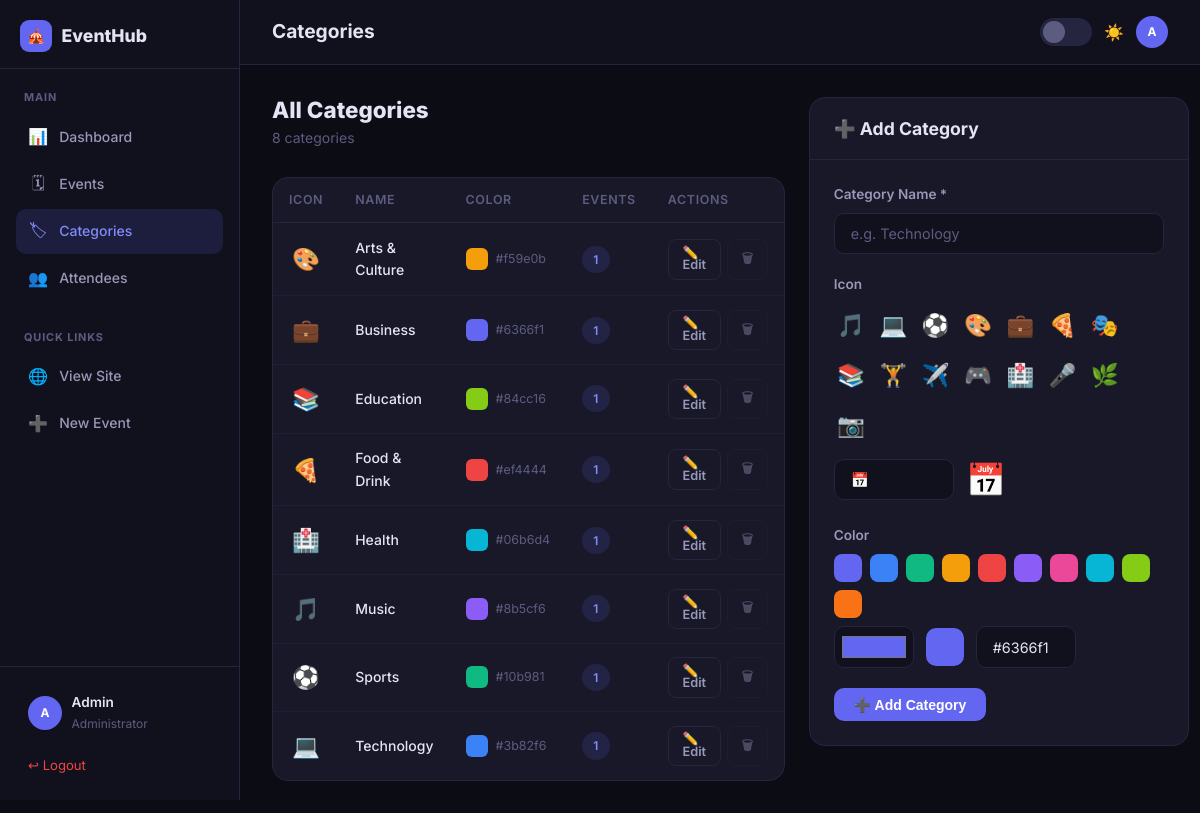
The app's page /admin/categories.php (signed in) with its own data.
### tables this page shows
CREATE TABLE IF NOT EXISTS `categories` (
  `id`         INT          NOT NULL AUTO_INCREMENT,
  `name`       VARCHAR(100) NOT NULL,
  `color`      VARCHAR(7)   NOT NULL DEFAULT '#6366f1',
  `icon`       VARCHAR(10)  NOT NULL DEFAULT '📅',
  `created_at` TIMESTAMP    NOT NULL DEFAULT CURRENT_TIMESTAMP,
  PRIMARY KEY (`id`)
);

### admin/categories.php (the view, shortened to what this page needs)
<?php
require_once __DIR__ . '/../includes/db.php';
$editCat = null;
$cats = $pdo->query("
    SELECT c.*, COUNT(e.id) AS event_count
    FROM categories c
    LEFT JOIN events e ON e.category_id = c.id
    GROUP BY c.id
    ORDER BY c.name
")->fetchAll();
$presetColors = ['#6366f1','#3b82f6','#10b981','#f59e0b','#ef4444','#8b5cf6','#ec4899','#06b6d4','#84cc16','#f97316'];
$presetIcons  = ['🎵','💻','⚽','🎨','💼','🍕','🎭','📚','🏋','✈️','🎮','🏥','🎤','🌿','📷'];
include __DIR__ . '/../includes/admin_header.php';
?>
<div style="display:grid;grid-template-columns:1fr 380px;gap:1.5rem;align-items:start;" class="cat-grid">
  <div>
    <div class="page-header">
      <div>
        <h2 class="page-title">All Categories</h2>
        <p class="page-subtitle"><?= count($cats) ?> categories</p>
      </div>
    </div>
    <?php if (empty($cats)): ?>
      <div class="empty-state card" style="padding:3rem;">
        <div class="empty-icon">🏷</div>
        <h3>No categories yet</h3>
        <p>Add your first category using the form.</p>
      </div>
    <?php else: ?>
      <div class="card">
        <div class="table-wrap">
          <table>
            <thead>
              <tr><th>Icon</th><th>Name</th><th>Color</th><th>Events</th><th>Actions</th></tr>
            </thead>
            <tbody>
              <?php foreach ($cats as $c): ?>
                <tr>
                  <td style="font-size:1.4rem;text-align:center;"><?= $c['icon'] ?></td>
                  <td class="td-primary"><?= htmlspecialchars($c['name']) ?></td>
                  <td>
                    <div style="display:flex;align-items:center;gap:.5rem;">
                      <div style="width:22px;height:22px;border-radius:6px;background:<?= htmlspecialchars($c['color']) ?>;"></div>
                      <span style="font-size:.78rem;color:var(--txt3);"><?= htmlspecialchars($c['color']) ?></span>
                    </div>
                  </td>
                  <td>
                    <span class="badge badge-accent"><?= $c['event_count'] ?></span>
                  </td>
                  <td>
                    <div style="display:flex;gap:.4rem;">
                      <a href="<?= ADMIN_PATH ?>/categories.php?edit=<?= $c['id'] ?>" class="btn btn-ghost btn-sm">✏️ Edit</a>
                      <?php if ($c['event_count'] == 0): ?>
                        <form method="POST" onsubmit="return confirm('Delete this category?');">
                          <input type="hidden" name="csrf_token" value="<?= csrfToken() ?>">
                          <input type="hidden" name="delete_id" value="<?= $c['id'] ?>">
                          <button type="submit" class="btn btn-danger btn-sm">🗑</button>
                        </form>
                      <?php else: ?>
                        <span class="btn btn-ghost btn-sm" style="opacity:.4;cursor:not-allowed;" title="Has events">🗑</span>
                      <?php endif; ?>
                    </div>
                  </td>
                </tr>
              <?php endforeach; ?>
            </tbody>
          </table>
        </div>
      </div>
    <?php endif; ?>
  </div>
  <div>
    <div class="card" style="position:sticky;top:80px;">
      <div class="card-header">
        <h4><?= $editCat ? '✏️ Edit Category' : '➕ Add Category' ?></h4>
      </div>
      <div class="card-body">
        <form method="POST">
          <div class="form-group">
            <label class="form-label">Category Name *</label>
            <input type="text" name="cat_name" class="form-control"
                   placeholder="e.g. Technology"
                   value="<?= htmlspecialchars($editCat['name'] ?? '') ?>" required>
          </div>
          <div class="form-group">
            <label class="form-label">Icon</label>
            <div style="display:flex;gap:.5rem;align-items:center;flex-wrap:wrap;margin-bottom:.5rem;">
              <?php foreach ($presetIcons as $ico): ?>
                <span onclick="document.getElementById('cat_icon_input').value='<?= $ico ?>';document.getElementById('iconPreview').textContent='<?= $ico ?>';"
                      style="cursor:pointer;font-size:1.4rem;padding:.2rem;border-radius:6px;transition:background .2s;"
                      onmouseover="this.style.background='var(--border)'" onmouseout="this.style.background='transparent'">
                  <?= $ico ?>
                </span>
              <?php endforeach; ?>
            </div>
            <div style="display:flex;align-items:center;gap:.75rem;">
              <input type="text" name="cat_icon" id="cat_icon_input" class="form-control"
                     value="<?= htmlspecialchars($editCat['icon'] ?? '📅') ?>"
                     oninput="document.getElementById('iconPreview').textContent=this.value"
                     style="max-width:120px;">
              <span id="iconPreview" style="font-size:2rem;"><?= $editCat['icon'] ?? '📅' ?></span>
            </div>
          </div>
          <div class="form-group">
            <label class="form-label">Color</label>
            <div style="display:flex;gap:.5rem;flex-wrap:wrap;margin-bottom:.5rem;">
              <?php foreach ($presetColors as $clr): ?>
                <div onclick="document.getElementById('cat_color_input').value='<?= $clr ?>';document.getElementById('colorPreview').style.background='<?= $clr ?>';"
                     style="width:28px;height:28px;border-radius:8px;background:<?= $clr ?>;cursor:pointer;border:2px solid transparent;transition:all .2s;"
                     onmouseover="this.style.transform='scale(1.2)'" onmouseout="this.style.transform='scale(1)'">
                </div>
              <?php endforeach; ?>
            </div>
            <div style="display:flex;align-items:center;gap:.75rem;">
              <input type="color" name="cat_color" id="cat_color_input" class="form-control"
                     value="<?= htmlspecialchars($editCat['color'] ?? '#6366f1') ?>"
                     oninput="document.getElementById('colorPreview').style.background=this.value"
                     style="max-width:80px;height:42px;padding:.3rem;cursor:pointer;">
              <div id="colorPreview" style="width:38px;height:38px;border-radius:10px;background:<?= $editCat['color'] ?? '#6366f1' ?>;"></div>
              <input type="text" id="colorText"
                     value="<?= htmlspecialchars($editCat['color'] ?? '#6366f1') ?>"
                     style="max-width:100px;" class="form-control"
                     oninput="document.getElementById('cat_color_input').value=this.value;document.getElementById('colorPreview').style.background=this.value;">
            </div>
          </div>
          <div style="display:flex;gap:.6rem;flex-wrap:wrap;">
            <button type="submit" class="btn btn-primary"><?= $editCat ? '💾 Save' : '➕ Add Category' ?></button>
          </div>
        </form>
      </div>
    </div>
  </div>
</div>
<?php include __DIR__ . '/../includes/admin_footer.php'; ?>

### assets/style.css (style rules this page uses)
:root { --transition: 0.3s ease; }
[data-theme="dark"] { --bg: #0c0c15; --bg2: #11111e; --card: #181828; --card-h: #1e1e30; --border: #252540; --border2: #1e1e38; --txt: #e4e4f4; --txt2: #9898b8; --txt3: #5c5c80; --accent: #6366f1; --accent-h: #818cf8; --accent-d: #4f46e5; --green: #10b981; --yellow: #f59e0b; --red: #ef4444; --blue: #3b82f6; --shadow: 0 4px 24px rgba(0,0,0,.45); --shadow-lg: 0 8px 48px rgba(0,0,0,.65); --glow: 0 0 0 3px rgba(99,102,241,.25); }
*, *::before, *::after { box-sizing: border-box; margin: 0; padding: 0; }
html { scroll-behavior: smooth; }
body { font-family: 'Inter', sans-serif; background: var(--bg); color: var(--txt); line-height: 1.6; transition: background var(--transition), color var(--transition); min-height: 100vh; }
a { color: var(--accent); text-decoration: none; transition: color var(--transition); }
h1,h2,h3,h4,h5 { font-weight: 700; line-height: 1.2; color: var(--txt); }
h2 { font-size: 1.7rem; }
h4 { font-size: 1.1rem; }
p { color: var(--txt2); }
.btn { display: inline-flex; align-items: center; justify-content: center; gap: .45rem; padding: .6rem 1.25rem; border-radius: 10px; font-size: .875rem; font-weight: 600; border: none; cursor: pointer; transition: all var(--transition); text-decoration: none; line-height: 1; }
.btn-sm { padding: .4rem .85rem; font-size: .8rem; border-radius: 8px; }
.btn-primary { background: var(--accent); color: white; }
.btn-ghost { background: var(--card); color: var(--txt2); border: 1px solid var(--border); }
.card { background: var(--card); border: 1px solid var(--border); border-radius: 16px; transition: all var(--transition); }
.card-body { padding: 1.5rem; }
.card-header { padding: 1.25rem 1.5rem; border-bottom: 1px solid var(--border); }
.badge { display: inline-flex; align-items: center; gap: .3rem; padding: .25rem .7rem; border-radius: 20px; font-size: .75rem; font-weight: 600; }
.badge-accent { background: rgba(99,102,241,.15); color: var(--accent-h); }
.form-group { margin-bottom: 1.25rem; }
.form-label { display: block; margin-bottom: .45rem; font-size: .85rem; font-weight: 600; color: var(--txt2); }
.form-control { width: 100%; padding: .7rem 1rem; background: var(--bg2); border: 1.5px solid var(--border); border-radius: 10px; color: var(--txt); font-size: .9rem; font-family: inherit; transition: border-color var(--transition), box-shadow var(--transition); outline: none; }
.form-control::placeholder { color: var(--txt3); }
.table-wrap { overflow-x: auto; }
table { width: 100%; border-collapse: collapse; font-size: .875rem; }
th { padding: .75rem 1rem; text-align: left; font-size: .78rem; font-weight: 600; text-transform: uppercase; letter-spacing: .05em; color: var(--txt3); border-bottom: 1px solid var(--border); }
td { padding: .85rem 1rem; border-bottom: 1px solid var(--border2); color: var(--txt2); }
tr:last-child td { border-bottom: none; }
.td-primary { color: var(--txt); font-weight: 500; }
.page-header { display: flex; align-items: center; justify-content: space-between; margin-bottom: 1.75rem; flex-wrap: wrap; gap: 1rem; }
.page-title { font-size: 1.4rem; font-weight: 800; }
.page-subtitle { font-size: .875rem; color: var(--txt3); margin-top: .2rem; }

### records on screen
categories: icon "🎨", name "Arts & Culture", color "#f59e0b", event_count "1"
categories: icon "💼", name "Business", color "#6366f1", event_count "1"
categories: icon "📚", name "Education", color "#84cc16", event_count "1"
categories: icon "🍕", name "Food & Drink", color "#ef4444", event_count "1"
categories: icon "🏥", name "Health", color "#06b6d4", event_count "1"
categories: icon "🎵", name "Music", color "#8b5cf6", event_count "1"
categories: icon "⚽", name "Sports", color "#10b981", event_count "1"
categories: icon "💻", name "Technology", color "#3b82f6", event_count "1"

### other values on screen
SITE_NAME "EventHub"
$item['icon'] "📊"
$item['label'] "Dashboard"
$item['icon'] "🗓"
$item['label'] "Events"
$item['icon'] "🏷"
$item['label'] "Categories"
$item['icon'] "👥"
$item['label'] "Attendees"
substr($admin['name'],0,1) "A"
$admin['name'] "Admin"
$pageHeading "Categories"
count($cats) "8"
$ico "🎵"
$ico "💻"
